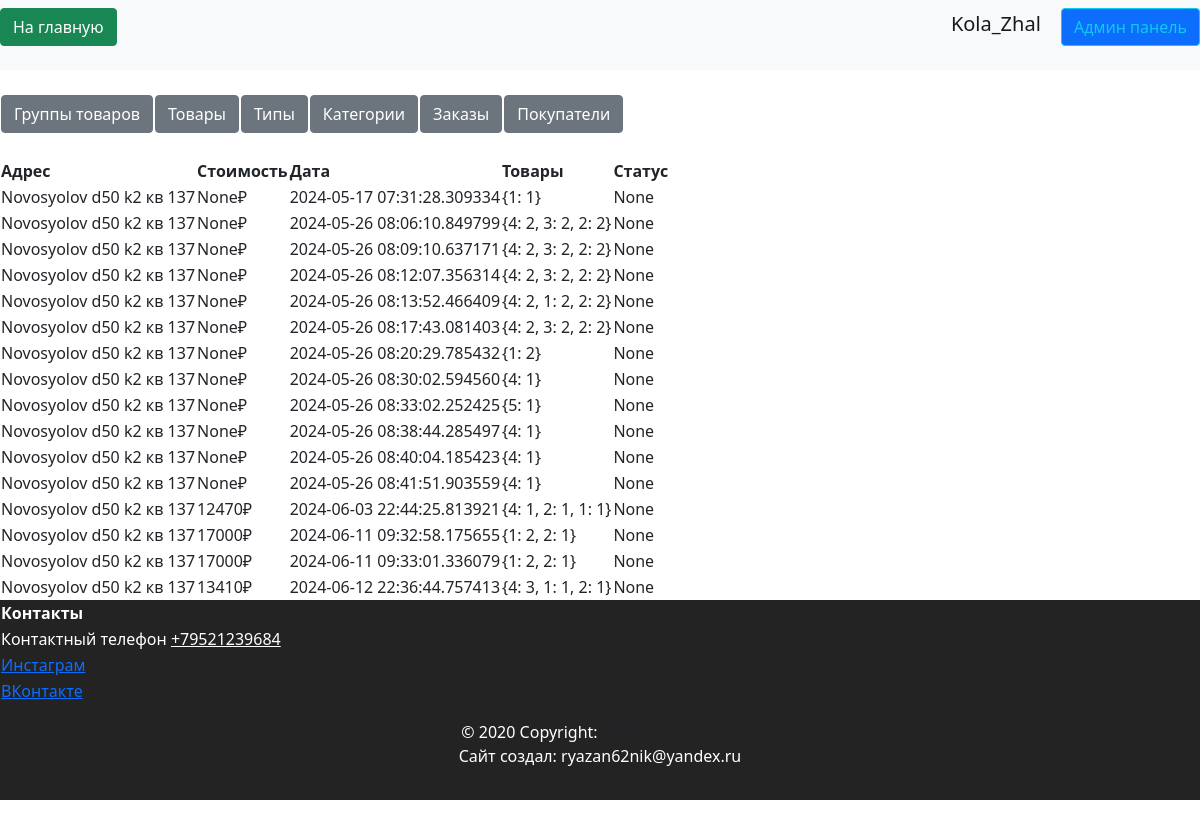
Page /admin/orders (signed in) on the earlier database version.
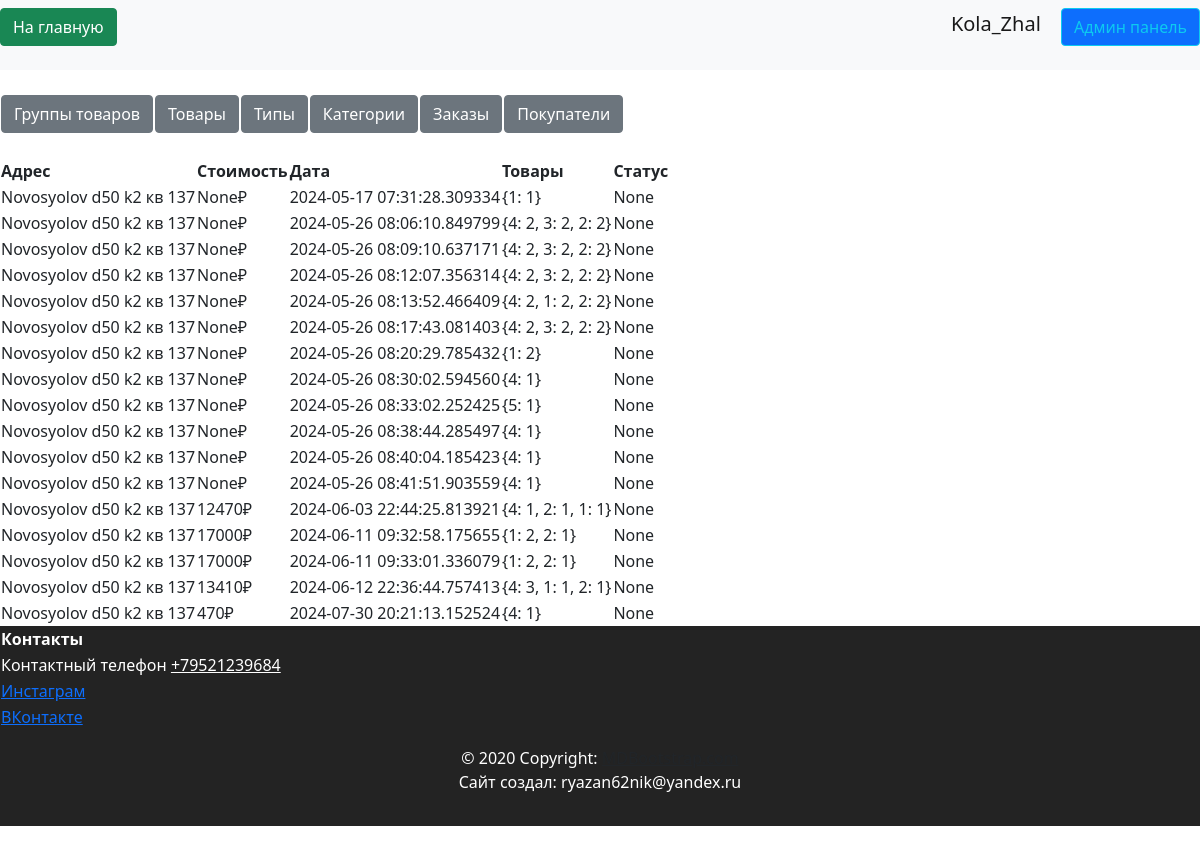
Same page on the later database version.
### data/users.py (models this page shows, shortened)
class User(SqlAlchemyBase, UserMixin, SerializerMixin):
    __tablename__ = 'users'
    id = sqlalchemy.Column(sqlalchemy.Integer,
                           primary_key=True, autoincrement=True)
    name = sqlalchemy.Column(sqlalchemy.String, nullable=True)
    tel = sqlalchemy.Column(sqlalchemy.String, nullable=True)
    email = sqlalchemy.Column(sqlalchemy.String,
                              index=True, unique=True, nullable=True)
    hashed_password = sqlalchemy.Column(sqlalchemy.String, nullable=True)
    created_date = sqlalchemy.Column(sqlalchemy.DateTime,
                                     default=datetime.datetime.now)
    basket = sqlalchemy.Column(sqlalchemy.String, default='{}')
    admin = sqlalchemy.Column(sqlalchemy.Boolean, default=False)
    tg_id = sqlalchemy.Column(sqlalchemy.String, nullable=True)
    confirmed = sqlalchemy.Column(sqlalchemy.Boolean, default=False)
    address = sqlalchemy.Column(sqlalchemy.String, nullable=True)
    orders = orm.relationship("Order", back_populates='user')

### data/orders.py (models this page shows)
class Order(SqlAlchemyBase):
    __tablename__ = 'orders'
    id = sqlalchemy.Column(sqlalchemy.Integer,
                           primary_key=True, autoincrement=True)
    address = sqlalchemy.Column(sqlalchemy.String, nullable=True)
    cost = sqlalchemy.Column(sqlalchemy.Integer, nullable=True)
    created_date = sqlalchemy.Column(sqlalchemy.DateTime,
                                     default=datetime.datetime.now)
    is_cost = sqlalchemy.Column(sqlalchemy.Boolean, default=False)
    content = sqlalchemy.Column(sqlalchemy.String)
    status = sqlalchemy.Column(sqlalchemy.String, nullable=True)
    data = sqlalchemy.Column(sqlalchemy.String, nullable=True)
    how_pay = sqlalchemy.Column(sqlalchemy.Integer, nullable=True)
    user_id = sqlalchemy.Column(sqlalchemy.Integer,
                                sqlalchemy.ForeignKey("users.id"))
    to_date = sqlalchemy.Column(sqlalchemy.DateTime,
                                nullable=True)
    user = orm.relationship('User')

### server.py (the view)
@app.route('/admin/orders', methods=['GET', 'POST'])
@login_required
def admin_orders():
    if current_user.admin:
        db_sess = db_session.create_session()
        orders = db_sess.query(Order).all()
        return render_template('pages/admin_orders.html', title='Админ панель',
                               orders=orders)

### data/db_session.py (called while the page is built)
def create_session() -> Session:
    global __factory
    return __factory()

### server.py (called while the page is built)
@login_manager.user_loader
def load_user(user_id):
    db_sess = db_session.create_session()
    return db_sess.query(User).filter(User.id == user_id).first()

### templates/pages/admin_orders.html
{% extends "pages/base_admin.html" %}
{% block admincontent %}
<br>
<div>
    <table>
        <tr>
            <th>Адрес</th>
            <th>Стоимость</th>
            <th>Дата</th>
            <th>Товары</th>
            <th>Статус</th>
        </tr>
        {% for order in orders %}
        <tr>
            <td>{{ order.address }}</td>
            <td>{{ order.cost }}₽</td>
            <td>{{ order.created_date }}</td>
            <td>{{ order.content }}</td>
            <td>{{ order.status }}</td>
        </tr>
        {% endfor %}
    </table>
</div>
{% endblock %}

### templates/pages/base_admin.html
{% extends "base.html" %}
{% block content %}
<div class="admin-background">
    <br>
    <div>
        <table>
            <tr>
                <th><a href="/admin/productsgroups" class="btn btn-secondary">Группы товаров</a></th>
                <th><a href="/admin/products" class="btn btn-secondary">Товары</a></th>
                <th><a href="/admin/types" class="btn btn-secondary">Типы</a></th>
                <th><a href="/admin/categories" class="btn btn-secondary">Категории</a></th>
                <th><a href="/admin/orders" class="btn btn-secondary">Заказы</a></th>
                <th><a href="/admin/users" class="btn btn-secondary">Покупатели</a></th>
            </tr>
        </table>
    </div>
    <div>
        {% block admincontent %}{% endblock %}
    </div>
</div>
{% endblock %}

### templates/base.html (shortened to what this page needs)
<!doctype html>
<html lang="ru">
<head>
    <link rel="stylesheet" href="{{ url_for('static', filename='css/bootstrap.min.css') }}">
    <link rel="stylesheet" href="{{ url_for('static', filename='css/header.css') }}">
    <link rel="stylesheet" href="{{ url_for('static', filename='css/footer.css') }}">
    <link rel="stylesheet" href="{{ url_for('static', filename='css/style.css') }}">
    <link rel="stylesheet" href="{{ url_for('static', filename='css/mystyle.css') }}">
    <link rel="stylesheet" href="{{ url_for('static', filename='css/index.css') }}">
</head>
<body>
{% include 'includes/header.html' %}
<div class="my-container">
    <main>
        {% block content %}
        {% endblock %}
    </main>
    {% include 'includes/footer.html' %}
</div>
</body>
</html>

### templates/includes/header.html
<header>
    <nav class="navbar navbar-light bg-light">
        <p align="right">
            <a href="/index" class="btn btn-success"> На главную </a>
        </p>
        {% if current_user.is_authenticated %}
        <p align="right">
            <a class="navbar-brand" href="/logout">{{ current_user.name }}</a>
            {% if current_user.admin%}
            <a class="btn btn-primary btn btn-outline-info mr-2" href="/admin/products">Админ панель</a>
            {% endif %}
            {% else %}
        <p align="right">
            <a class="btn btn-primary " href="/register">Зарегистрироваться</a>
            <a class="btn btn-success" href="/login">Войти</a>
        </p>
        {% endif %}
    </nav>
</header>

### templates/includes/footer.html
<footer class="bg-body-tertiary text-center text-lg-start">
    <table>
        <tr>
            <th>Контакты</th>
        </tr>
        <tr>
            <td>Контактный телефон <a href="tel:+79521239684" style="color:#FFFFFF">+79521239684</a></td>
        </tr>
        <tr>
            <td><a href="https://www.instagram.com/b_decor_e?igsh=b2hqcHRpaGV5bGYx&utm_source=qr" target="_blank">Инстаграм</a>
            </td>
        </tr>
        <tr>
            <td><a href="https://vk.com/ok_se_96" target="_blank">ВКонтакте</a>
            </td>
        </tr>
    </table>
    <div class="text-center p-3">
        © 2020 Copyright:
        <a class="text-body" href="https://mdbootstrap.com/">MDBootstrap.com</a>
        <p>Сайт создал: ryazan62nik@yandex.ru</p>
    </div>
</footer>

### static/css/header.css (style rules this page uses)
:root { --main-color: #0179FA; --second-color: white; }

### static/css/footer.css (style rules this page uses)
:root { --main-color: #111111; --second-color: white; }
footer { background-color: var(--main-color); }

### static/css/style.css (style rules this page uses)
:root { --main-color: #0179FA; --second-color: #ffffff; --thirdly_color: #629ee3; }
body { background-color: var(--second-color); }

### static/css/mystyle.css (style rules this page uses)
html { --firstly-color: white; --secondary-color: rgba(91, 82, 212, 0.837); --thirdly-color: rgb(99, 96, 105); --fourly-color: rgb(144, 182, 242); --black: rgb(35, 35, 35); --dark-blue: #12191D; --white: #FFFFFF; --green: #33FF00; --caribbean: #00E197; --light-green: #8EEF8C; --turquoise: #12EEFF; --pink: #F053D5; --red: #FE785A; --gray-900: #0C1114; --gray-700: #242A2C; --gray-650: #495257; --gray-600: #424B4F; --gray-500: #495257; --gray-300: #8D979E; --gray-200: #ACB4B9; --gray-150: #AEB6BB; --gray-100: #EEF1F3; --gray-50: #F6F8F9; --framing: black; --text-color: white; }
main { flex: 1; min-width: 95%; justify-content: center; display: block; margin: 0 auto; text-align: left; }
.my-container { min-height: 100vh; min-width: 100%; }
.admin-background { background-color: rgb(255, 255, 255) }
footer { clear: both; padding: 0; background: var(--black); color: #FFFFFF; overflow: hidden; min-width: 100; }
body { margin: 0; padding: 0; text-align: center; }

Differences in the rows shown:
added Order: address "Novosyolov d50 k2 кв 137", cost "470", created_date "2024-07-30 20:21:13.152524", content "{4: 1}", status "None"
